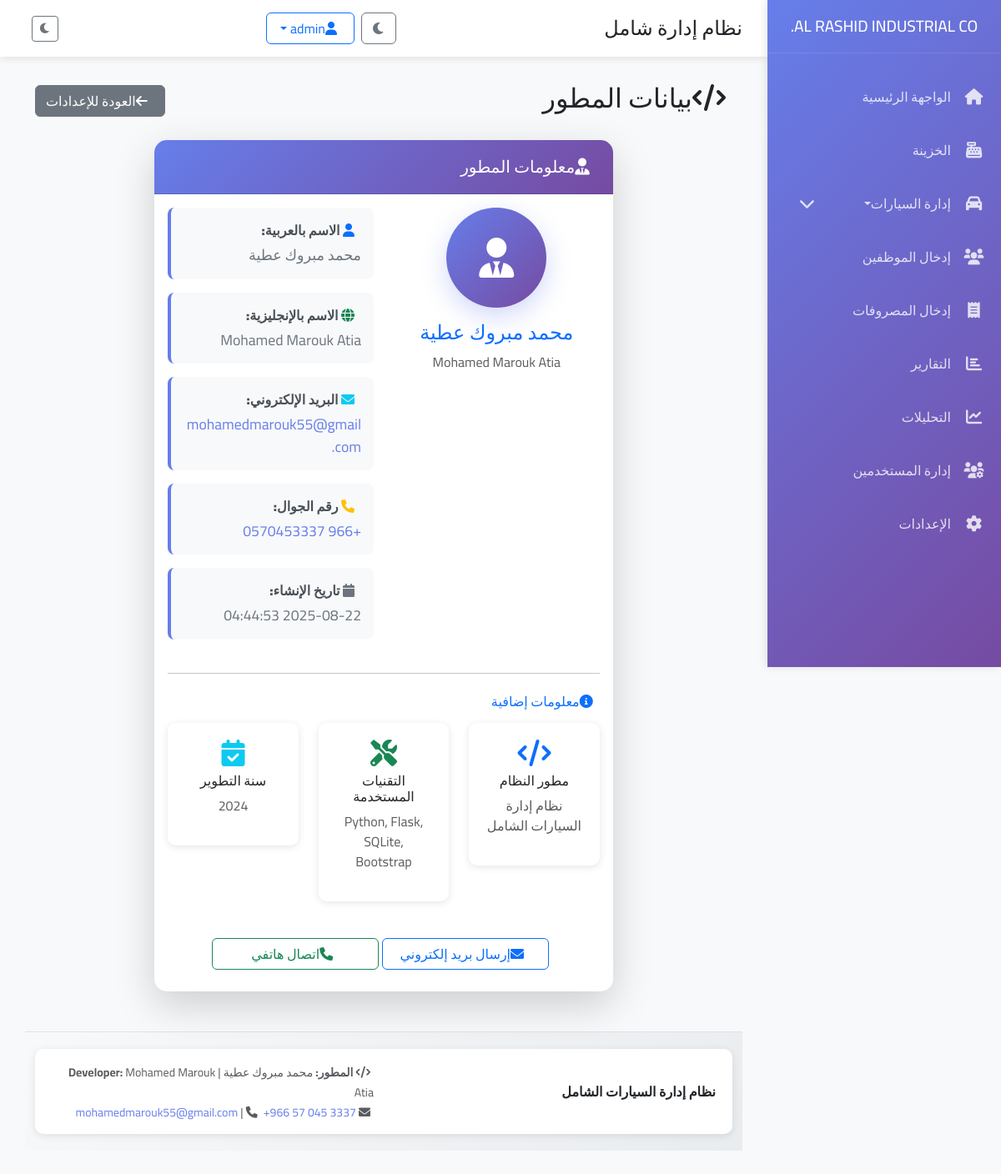
The page /developer_info (signed in) on the database its author committed.
### tables this page shows
CREATE TABLE developer_info (
            id INTEGER PRIMARY KEY AUTOINCREMENT,
            name_ar TEXT NOT NULL,
            name_en TEXT NOT NULL,
            email TEXT NOT NULL,
            mobile TEXT NOT NULL,
            created_at TIMESTAMP DEFAULT CURRENT_TIMESTAMP,
            updated_at TIMESTAMP DEFAULT CURRENT_TIMESTAMP
        );

### app.py (the view)
@app.route('/developer_info')
@login_required
def developer_info():
    try:
        conn = get_db_connection()
        developer = conn.execute('SELECT * FROM developer_info ORDER BY created_at DESC LIMIT 1').fetchone()
        conn.close()
        if developer:
            return render_template('developer_info.html', developer=developer)
        else:
            flash('لم يتم العثور على بيانات المطور', 'info')
            return redirect(url_for('settings'))
    except Exception as e:
        print(f"خطأ في جلب بيانات المطور: {e}")
        flash('حدث خطأ في جلب بيانات المطور', 'error')
        return redirect(url_for('index'))

### app.py (called while the page is built)
def get_db_connection():
    conn = sqlite3.connect(DATABASE)
    conn.row_factory = sqlite3.Row
    return conn

def login_required(f):
    @wraps(f)
    def decorated_function(*args, **kwargs):
        if 'user_id' not in session:
            return redirect(url_for('login'))
        return f(*args, **kwargs)
    return decorated_function

### templates/developer_info.html (shortened to what this page needs)
{% extends "base.html" %}
{% block content %}
<div class="container-fluid">
    <div class="row">
        <div class="col-12">
            <div class="d-flex justify-content-between align-items-center mb-4">
                <h2><i class="fas fa-code me-2"></i>بيانات المطور</h2>
                <a href="{{ url_for('settings') }}" class="btn btn-secondary">
                    <i class="fas fa-arrow-left me-2"></i>العودة للإعدادات
                </a>
            </div>
        </div>
    </div>
    <div class="row justify-content-center">
        <div class="col-lg-8">
            <div class="card shadow-lg">
                <div class="card-header bg-primary text-white">
                    <h5 class="mb-0">
                        <i class="fas fa-user-tie me-2"></i>معلومات المطور
                    </h5>
                </div>
                <div class="card-body">
                    {% if developer %}
                    <div class="row">
                        <div class="col-md-6">
                            <div class="developer-avatar text-center mb-4">
                                <div class="avatar-circle-large">
                                    <i class="fas fa-user-tie fa-3x"></i>
                                </div>
                                <h4 class="mt-3 text-primary">{{ developer[1] }}</h4>
                                <p class="text-muted">{{ developer[2] }}</p>
                            </div>
                        </div>
                        <div class="col-md-6">
                            <div class="developer-details">
                                <div class="info-item mb-3">
                                    <div class="info-label">
                                        <i class="fas fa-user me-2 text-primary"></i>
                                        <strong>الاسم بالعربية:</strong>
                                    </div>
                                    <div class="info-value">{{ developer[1] }}</div>
                                </div>
                                <div class="info-item mb-3">
                                    <div class="info-label">
                                        <i class="fas fa-globe me-2 text-success"></i>
                                        <strong>الاسم بالإنجليزية:</strong>
                                    </div>
                                    <div class="info-value">{{ developer[2] }}</div>
                                </div>
                                <div class="info-item mb-3">
                                    <div class="info-label">
                                        <i class="fas fa-envelope me-2 text-info"></i>
                                        <strong>البريد الإلكتروني:</strong>
                                    </div>
                                    <div class="info-value">
                                        <a href="mailto:{{ developer[3] }}" class="text-decoration-none">
                                            {{ developer[3] }}
                                        </a>
                                    </div>
                                </div>
                                <div class="info-item mb-3">
                                    <div class="info-label">
                                        <i class="fas fa-phone me-2 text-warning"></i>
                                        <strong>رقم الجوال:</strong>
                                    </div>
                                    <div class="info-value">
                                        <a href="tel:+966{{ developer[4] }}" class="text-decoration-none">
                                            +966 {{ developer[4] }}
                                        </a>
                                    </div>
                                </div>
                                <div class="info-item mb-3">
                                    <div class="info-label">
                                        <i class="fas fa-calendar me-2 text-secondary"></i>
                                        <strong>تاريخ الإنشاء:</strong>
                                    </div>
                                    <div class="info-value">{{ developer[5] if developer[5] else 'غير محدد' }}</div>
                                </div>
                            </div>
                        </div>
                    </div>
                    <hr class="my-4">
                    <div class="row">
                        <div class="col-12">
                            <div class="additional-info">
                                <h6 class="text-primary mb-3">
                                    <i class="fas fa-info-circle me-2"></i>معلومات إضافية
                                </h6>
                                <div class="row">
                                    <div class="col-md-4">
                                        <div class="stat-card text-center">
                                            <i class="fas fa-code fa-2x text-primary mb-2"></i>
                                            <h6>مطور النظام</h6>
                                            <p class="text-muted">نظام إدارة السيارات الشامل</p>
                                        </div>
                                    </div>
                                    <div class="col-md-4">
                                        <div class="stat-card text-center">
                                            <i class="fas fa-tools fa-2x text-success mb-2"></i>
                                            <h6>التقنيات المستخدمة</h6>
                                            <p class="text-muted">Python, Flask, SQLite, Bootstrap</p>
                                        </div>
                                    </div>
                                    <div class="col-md-4">
                                        <div class="stat-card text-center">
                                            <i class="fas fa-calendar-check fa-2x text-info mb-2"></i>
                                            <h6>سنة التطوير</h6>
                                            <p class="text-muted">2024</p>
                                        </div>
                                    </div>
                                </div>
                            </div>
                        </div>
                    </div>
                    <div class="row mt-4">
                        <div class="col-12 text-center">
                            <div class="contact-buttons">
                                <a href="mailto:{{ developer[3] }}" class="btn btn-outline-primary me-2">
                                    <i class="fas fa-envelope me-2"></i>إرسال بريد إلكتروني
                                </a>
                                <a href="tel:+966{{ developer[4] }}" class="btn btn-outline-success">
                                    <i class="fas fa-phone me-2"></i>اتصال هاتفي
                                </a>
                            </div>
                        </div>
                    </div>
                    {% else %}
                    <div class="text-center py-5">
                        <i class="fas fa-exclamation-triangle fa-3x text-warning mb-3"></i>
                        <h5>لا توجد بيانات للمطور</h5>
                        <p class="text-muted">يرجى التواصل مع المدير لإضافة بيانات المطور</p>
                    </div>
                    {% endif %}
                </div>
            </div>
        </div>
    </div>
</div>
{% endblock %}

### static/css/custom.css (style rules this page uses)
.card { transition: all 0.3s cubic-bezier(0.25, 0.8, 0.25, 1); border: 1px solid rgba(0,0,0,0.05); }
.btn { position: relative; overflow: hidden; transition: all 0.3s ease; }
.btn::before { content: ''; position: absolute; top: 50%; left: 50%; width: 0; height: 0; background: rgba(255,255,255,0.3); border-radius: 50%; transform: translate(-50%, -50%); transition: width 0.3s, height 0.3s; }
:root { --primary-gradient: linear-gradient(135deg, #667eea 0%, #764ba2 100%); --success-gradient: linear-gradient(135deg, #28a745 0%, #20c997 100%); --danger-gradient: linear-gradient(135deg, #dc3545 0%, #e74c3c 100%); --warning-gradient: linear-gradient(135deg, #ffc107 0%, #fd7e14 100%); --info-gradient: linear-gradient(135deg, #17a2b8 0%, #138496 100%); }
* { box-sizing: border-box; }
html { scroll-behavior: smooth; }

### templates/base.html (style rules this page uses)
* { font-family: 'Cairo', sans-serif; }
body { background-color: #f8f9fa; margin: 0; padding: 0; transition: all 0.3s ease; }
.card { border: none; border-radius: 15px; box-shadow: 0 5px 20px rgba(0,0,0,0.1); transition: transform 0.3s ease; }
.card-header { background: linear-gradient(135deg, #667eea 0%, #764ba2 100%); color: white; border-radius: 15px 15px 0 0 !important; padding: 20px; }
.fade-in-up { animation: fadeInUp 0.6s ease; }

### templates/developer_info.html (style rules this page uses)
.avatar-circle-large { width: 120px; height: 120px; border-radius: 50%; background: linear-gradient(135deg, #667eea 0%, #764ba2 100%); display: flex; align-items: center; justify-content: center; color: white; margin: 0 auto; box-shadow: 0 10px 30px rgba(102, 126, 234, 0.3); }
.info-item { background: #f8f9fa; border-radius: 8px; padding: 15px; border-left: 4px solid #667eea; }
.info-label { font-weight: 600; color: #495057; margin-bottom: 5px; }
.info-value { color: #6c757d; font-size: 1.1rem; }
.info-value a { color: #667eea; transition: color 0.3s ease; }
.stat-card { background: white; border-radius: 10px; padding: 20px; box-shadow: 0 2px 10px rgba(0,0,0,0.1); margin-bottom: 20px; transition: transform 0.3s ease; }
.contact-buttons .btn { min-width: 200px; margin-bottom: 10px; }
.card { border: none; border-radius: 15px; }
.card-header { border-radius: 15px 15px 0 0 !important; }

### rows shown on the page
developer_info: name_ar "محمد مبروك عطية", name_en "Mohamed Marouk Atia", email "mohamedmarouk55@gmail.com", mobile "0570453337", created_at "2025-08-22 04:44:53"
